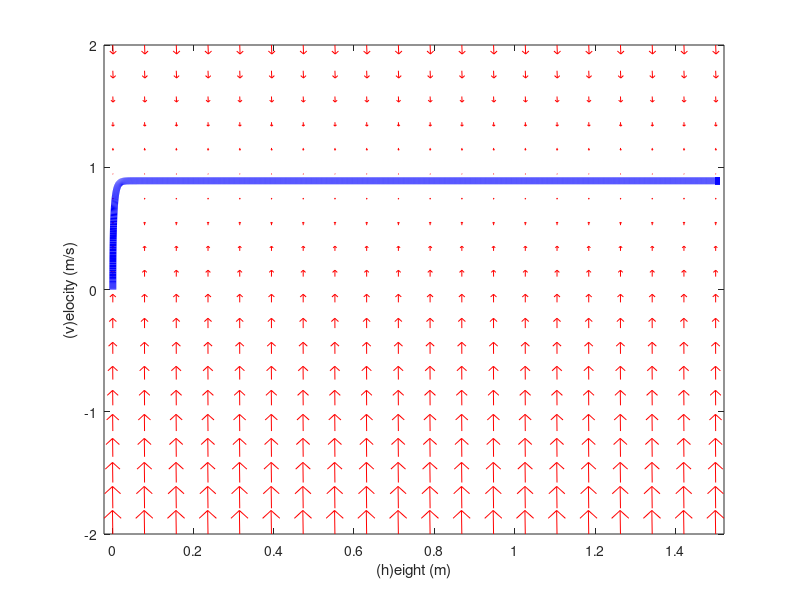

Write MATLAB code to recreate this figure.
% reset environment
clear all; close all; clc

% const
G = 6
m = 4.5
r = 0.01905
R = 0.047
Kt = 0.0182
Kv = 56.004

A = (-G*G*Kt)/(R*r*r*m*Kv);
B = (G*Kt)/(R*r*m);

h_min=0;
h_max=1.5;
V = 5;

% state_dot elevator equation
f = @(t,h) [h(2); A*h(2)+B*V];

% plot frame
grid_h = linspace(h_min,h_max,20);
grid_v = linspace(-2,2,20);
[x,y] = meshgrid(grid_h,grid_v);

% create the vector field
t=0; % graph field at t=0
u = zeros(size(x));
v = zeros(size(x));
for i = 1:numel(x)
    state_dot = f(t,[x(i); y(i)]);
    u(i) = state_dot(1);
    v(i) = state_dot(2);
end

% display the vector field
quiver(x,y,u,v,'r'); figure(gcf)
xlabel('(h)eight (m)')
ylabel('(v)elocity (m/s)')
axis tight;

% param
h = 0;
v = 0;
speed = 1;
anim_step=0.01;
state_step=anim_step*speed;
tf = 5;
tspan = 0:state_step:tf;


% animate

for tcur = tspan
  % solve for interval [0->state_step]
  [ts, ys] = ode45(f,[0,state_step],[h;v]);
  % update h, v
  h = ys(end,1)
  h = max(min(h,h_max),h_min);
  v = ys(end,2)
  % plot h, v
  hold on
  point = plot(h,v,'gs','LineWidth',5);
  % plot trace
  hold on
  trace = plot(ys(:,1),ys(:,2),'LineWidth',5,'b');
  hold off
  % pause and reset
  pause(anim_step);
  delete(point);
  hold off
end
